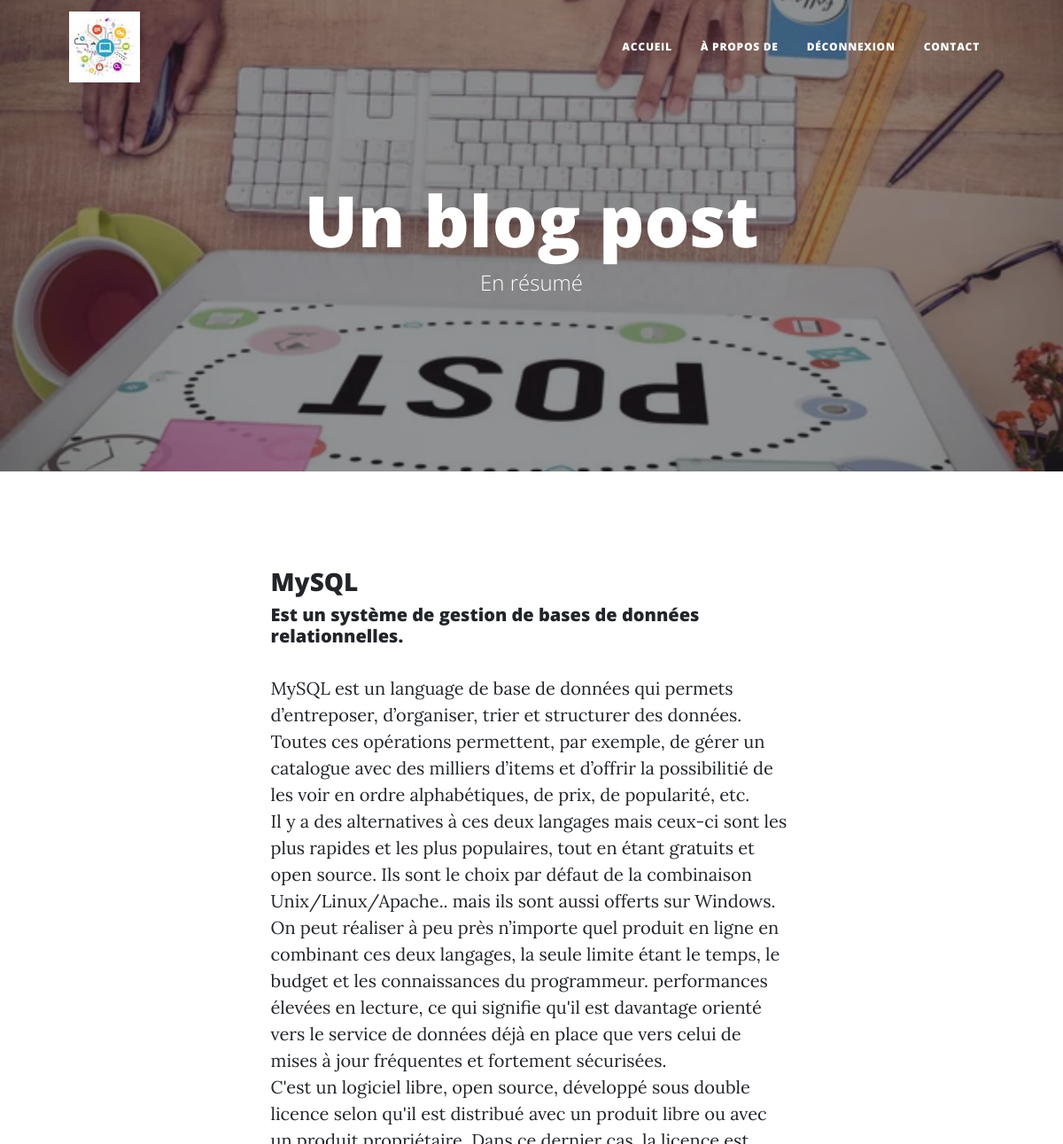
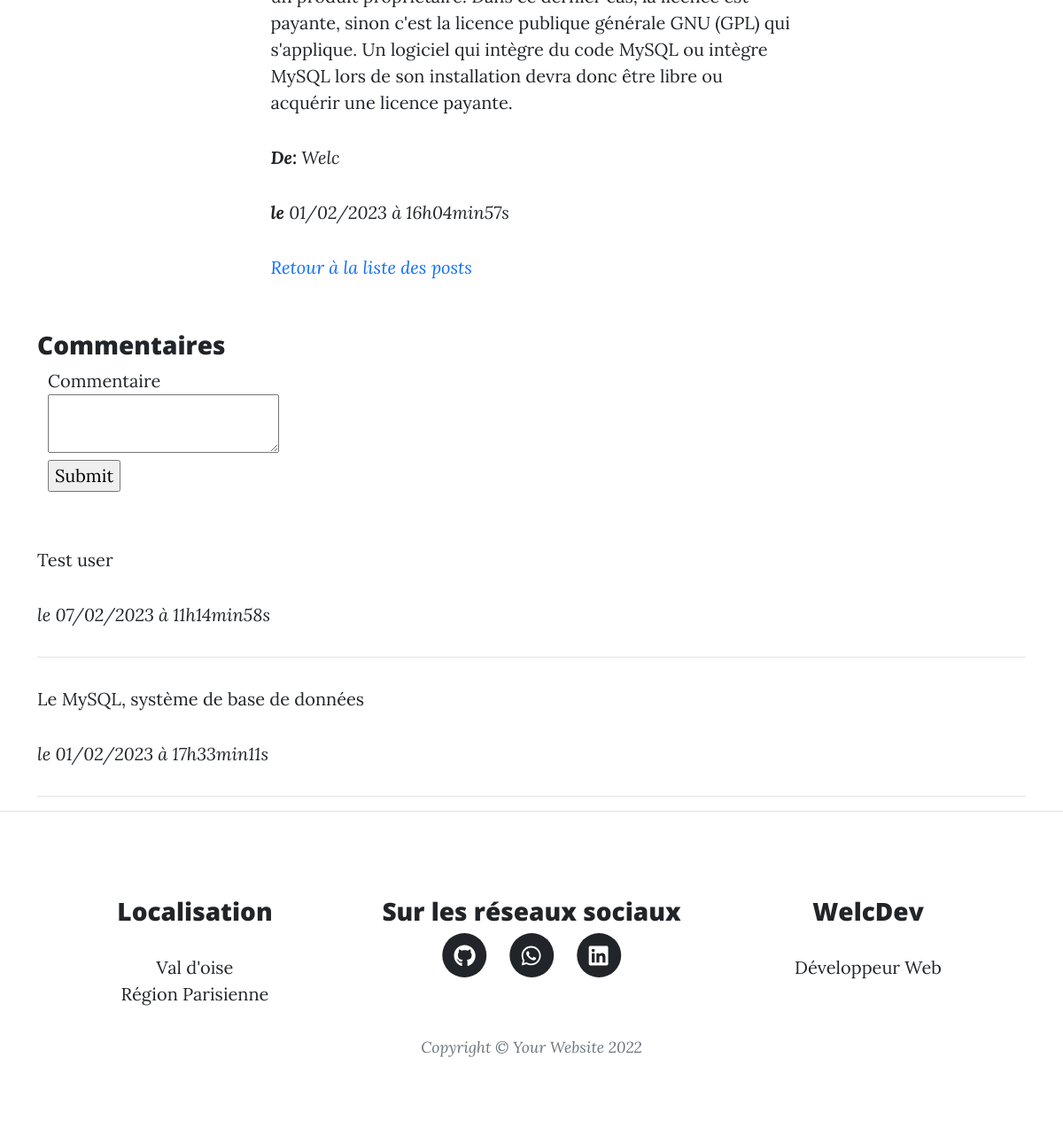
Screenshot of /index.php?action=post&id=2 (signed in) with the database file from the repository (2 pictures, top to bottom).
### tables this page shows
CREATE TABLE `posts` (
  `id` int(11) NOT NULL,
  `title` varchar(70) DEFAULT NULL,
  `chapo` text,
  `content` longtext,
  `author` varchar(100) NOT NULL,
  `creation_date` datetime DEFAULT CURRENT_TIMESTAMP,
  `users_id` int(11) NOT NULL
);

CREATE TABLE `comments` (
  `id` int(11) NOT NULL,
  `comment` longtext,
  `comment_date` datetime DEFAULT CURRENT_TIMESTAMP,
  `valide` tinyint(4) DEFAULT NULL,
  `users_id` int(11) NOT NULL,
  `posts_id` int(11) NOT NULL
);

### src/controllers/Post.php (called while the page is built, shortened)
<?php
class Post
{
    public function showPost(string $identifier)
    {
        $connection = new DatabaseConnection();
        $postRepository = new PostRepository();
        $postRepository->connection = $connection;
        $post = $postRepository->getPost($identifier);
        $commentRepository = new CommentRepository();
        $commentRepository->connection = $connection;
        $comments = $commentRepository->getComments($identifier);
        require('templates/post.php');
    }
}

### src/model/PostRepository.php (called while the page is built, shortened)
<?php
class PostRepository
{
    public DatabaseConnection $connection;
    public function getPost(string $identifier): Post
    {
        $statement = $this->connection->getConnection()->prepare(
            "SELECT id, title, chapo, content, author, DATE_FORMAT(creation_date, '%d/%m/%Y à %Hh%imin%ss') AS
french_creation_date FROM posts WHERE id = ?"
        );
        $statement->execute([$identifier]);
        $row = $statement->fetch();
        $post = new Post();
        $post->title = $row['title'];
        $post->chapo = $row['chapo'];
        $post->frenchCreationDate = $row['french_creation_date'];
        $post->content = $row['content'];
        $post->author = $row['author'];
        $post->identifier = $row['id'];
        return $post;
    }
}

### src/lib/DatabaseConnection.php (called while the page is built, shortened)
<?php
class DatabaseConnection
{
    public ?\PDO $database = null;
    public function getConnection(): \PDO
    {
        if ($this->database === null) {
            $this->database = new \PDO('mysql:host=localhost;dbname=projet_5;charset=utf8', 'root', 'root');
            $this->database->setAttribute(\PDO::ATTR_ERRMODE, \PDO::ERRMODE_EXCEPTION);
        }
        return $this->database;
    }
}

### src/model/CommentRepository.php (called while the page is built, shortened)
<?php
class CommentRepository
{
    public DatabaseConnection $connection;
    public function getComments(string $post): array
    {
        $statement = $this->connection->getConnection()->prepare(
            "SELECT id, comment, DATE_FORMAT(comment_date, '%d/%m/%Y à %Hh%imin%ss') AS
            french_creation_date, posts_id FROM comments WHERE posts_id = ? AND valide = 1 ORDER BY comment_date DESC"
        );
        $statement->execute([$post]);
        $comments = [];
        while (($row = $statement->fetch())) {
            $comment = new Comment();
            $comment->identifier = $row['id'];
            $comment->frenchCreationDate = $row['french_creation_date'];
            $comment->comment = $row['comment'];
            $comment->post = $row['posts_id'];
            $comments[] = $comment;
        }
        return $comments;
    }
}

### templates/post.php (the view, shortened to what this page needs)
<!DOCTYPE html>
<html lang="fr">
    <body>
        <header class="masthead" style="background-image: url('templates/assets/img/post.jpg')">
            <div class="container position-relative px-4 px-lg-5">
                <div class="row gx-4 gx-lg-5 justify-content-center">
                    <div class="col-md-10 col-lg-8 col-xl-7">
                        <div class="site-heading">
                            <h1>Un blog post</h1>
                            <span class="subheading">En résumé</span>
                        </div>
                    </div>
                </div>
            </div>
        </header>
        <article class="mb-4">
            <div class="container px-4 px-lg-5">
                <div class="row gx-4 gx-lg-5 justify-content-center">
                    <div class="col-md-10 col-lg-8 col-xl-7">
                        <br /><br />
                        <h3>
                            <?= htmlspecialchars($post->title) ?>
                        </h3>
                        <h5>
                            <?= nl2br(htmlspecialchars($post->chapo)) ?>
                        </h5>
                        <p>
                            <?= nl2br(htmlspecialchars($post->content)) ?>
                        </p>
                        <p>
                            <em><strong>De:</strong> <?= nl2br(htmlspecialchars($post->author)) ?></em>
                        </p>
                        <p>
                            <em><strong>le</strong> <?= $post->frenchCreationDate; ?></em>
                        </p>
                        <em><a href="index.php"><p class="msg_b">Retour à la liste des posts</p></a></em>
                    </div>
                </div>
            </div>
        </article>
        <div class="container">
            <h3>Commentaires</h3>
            <?php if(isset($_SESSION['id'])) { ?>
            <form class="container" action="index.php?action=addComment&id=<?= $post->identifier ?>" method="post">
                <div>
                    <label for="comment">Commentaire</label><br />
                    <textarea id="comment" name="comment"></textarea>
                </div>
                <div>
                    <input type="submit" /><br /><br />
                </div>
            </form>
            <?php } else {?>
                <p class="msg_er">Connectez vous pour laisser un commentaire !</p>
            <?php } ?>
            <?php
            foreach ($comments as $comment) {
            ?>
            <p><?= htmlspecialchars($comment->comment) ?></p>
            <p><em>le <?= $comment->frenchCreationDate ?></em></p>
            <hr>
            <?php
            }
            ?>
        <?php require('layout.php') ?>
    <?php require('footer.php') ?>

### rows the page displays
posts: title "MySQL", chapo "Est un système de gestion de bases de données relationnelles.", content "MySQL est un language de base de données qui permets d’entreposer, d’organiser, trier et structurer des données. Toutes ces opérations permettent, par exemple, de gérer un catalogue avec des milliers d’items et d’offrir la possibilitié de les voir en ordre alphabétiques, de prix, de popularité, etc. Il y a des alternatives à ces deux langages mais ceux-ci sont les plus rapides et les plus populaires, tout en étant gratuits et open source. Ils sont le choix par défaut de la combinaison Unix/Linux/Apache.. mais ils sont aussi offerts sur Windows. On peut réaliser à peu près n’importe quel produit en ligne en combinant ces deux langages, la seule limite étant le temps, le budget et les…", author "Welc"
comments: comment "Test user", frenchCreationDate "07/02/2023 à 11h14min58s"
comments: comment "Le MySQL, système de base de données", frenchCreationDate "01/02/2023 à 17h33min11s"

### other values shown
$post->frenchCreationDate "01/02/2023 à 16h04min57s"
